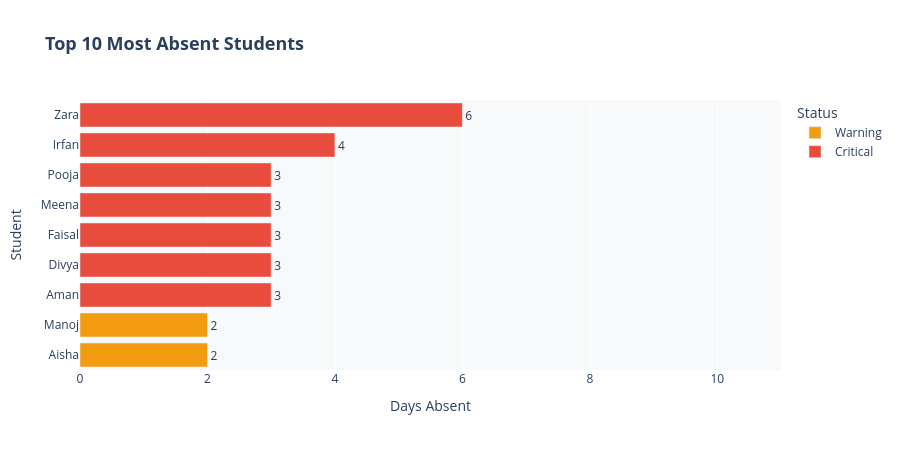

The cell this chart's notebook holds for it:
### Code cell
fig = px.bar(
    top_absent,
    y='student_name',
    x='Absent',
    orientation='h',
    color='Status',
    color_discrete_map=status_colors,
    text='Absent',
    hover_data={'course': True, 'batch_id': True,
                'Attendance %': True, 'Present': True},
    labels={'student_name': 'Student', 'Absent': 'Days Absent'},
    title='<b>Top 10 Most Absent Students</b>'
)

fig.update_traces(textposition='outside')
fig.update_layout(
    height=450,
    title_font_size=18,
    plot_bgcolor='#F8F9FA',
    paper_bgcolor='white',
    xaxis_range=[0, top_absent['Absent'].max() + 5]
)
fig.show()

### Figure 1 — Plotly figure (JSON) as saved in the notebook; plotly's stock layout.template omitted (floating-point values rounded to 4 significant figures)
{"data": [{"customdata": [["Python Full Stack Development", "A06", 60, 3], ["MERN Stack Development", "A08", 60, 3]], "hovertemplate": "Status=Warning<br>Days Absent=%{text}<br>Student=%{y}<br>course=%{customdata[0]}<br>batch_id=%{customdata[1]}<br>Attendance %=%{customdata[2]}<br>Present=%{customdata[3]}<extra></extra>", "legendgroup": "Warning", "marker": {"color": "#F39C12", "pattern": {"shape": ""}}, "name": "Warning", "orientation": "h", "showlegend": true, "text": [2.0, 2.0], "textposition": "outside", "type": "bar", "x": [2, 2], "xaxis": "x", "y": ["Aisha", "Manoj"], "yaxis": "y"}, {"customdata": [["React Frontend Developer", "A08", 40, 2], ["Python Full Stack Development", "B06", 40, 2], ["Data Science with Python", "A07", 40, 2], ["MERN Stack Development", "B07", 40, 2], ["MERN Stack Development", "B07", 40, 2], ["Python Full Stack Development", "B06", 20, 1], ["DevOps", "A01", 40, 4]], "hovertemplate": "Status=Critical<br>Days Absent=%{text}<br>Student=%{y}<br>course=%{customdata[0]}<br>batch_id=%{customdata[1]}<br>Attendance %=%{customdata[2]}<br>Present=%{customdata[3]}<extra></extra>", "legendgroup": "Critical", "marker": {"color": "#E74C3C", "pattern": {"shape": ""}}, "name": "Critical", "orientation": "h", "showlegend": true, "text": [3.0, 3.0, 3.0, 3.0, 3.0, 4.0, 6.0], "textposition": "outside", "type": "bar", "x": [3, 3, 3, 3, 3, 4, 6], "xaxis": "x", "y": ["Aman", "Divya", "Faisal", "Meena", "Pooja", "Irfan", "Zara"], "yaxis": "y"}], "layout": {"barmode": "relative", "height": 450, "legend": {"title": {"text": "Status"}, "tracegroupgap": 0}, "paper_bgcolor": "white", "plot_bgcolor": "#F8F9FA", "title": {"font": {"size": 18}, "text": "<b>Top 10 Most Absent Students</b>"}, "xaxis": {"anchor": "y", "domain": [0, 1], "range": [0, 11], "title": {"text": "Days Absent"}}, "yaxis": {"anchor": "x", "domain": [0, 1], "title": {"text": "Student"}}}}
